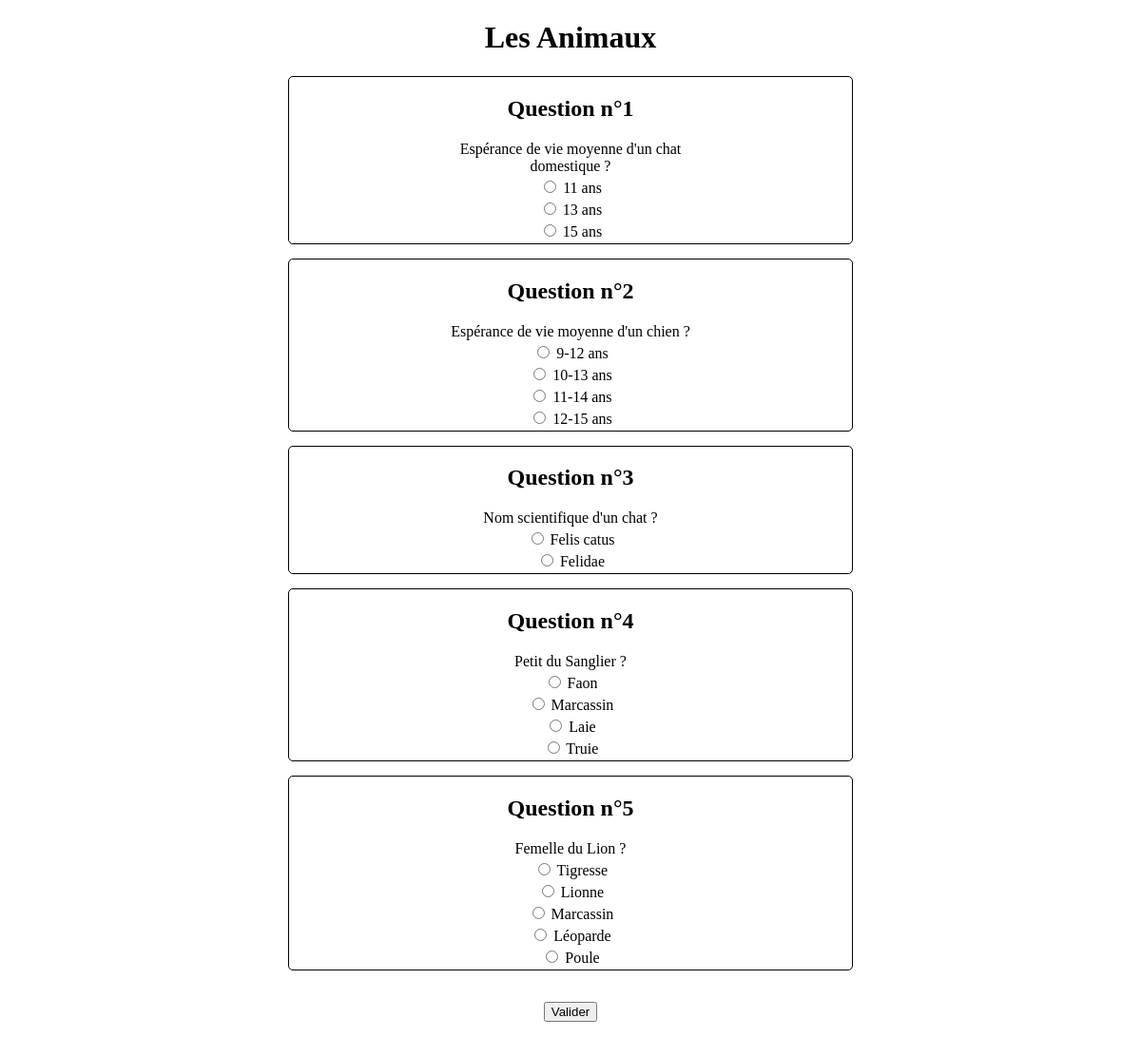
/quiz.php?quiz=2, run on the app's committed database.
### tables this page shows
CREATE TABLE `quiz` (
  `quiz_id` int(11) NOT NULL AUTO_INCREMENT,
  `nom_quiz` varchar(255) NOT NULL,
  `description` varchar(255) NOT NULL,
  `nb_questions` int(11) NOT NULL,
  PRIMARY KEY (`quiz_id`),
  UNIQUE KEY `quiz_id` (`quiz_id`) USING BTREE
);

CREATE TABLE `quiz_questions` (
  `id` int(11) NOT NULL AUTO_INCREMENT,
  `quiz_id` int(11) NOT NULL,
  `id_question` int(11) NOT NULL,
  `question` varchar(255) NOT NULL,
  PRIMARY KEY (`id`),
  KEY `quiz_id` (`quiz_id`),
  KEY `id_question` (`id_question`),
  CONSTRAINT `quiz_id` FOREIGN KEY (`quiz_id`) REFERENCES `quiz` (`quiz_id`) ON DELETE CASCADE ON UPDATE CASCADE
);

CREATE TABLE `quiz_reponses` (
  `id` int(11) NOT NULL AUTO_INCREMENT,
  `quiz_id` int(11) NOT NULL,
  `id_question` int(11) NOT NULL,
  `id_reponse` int(11) NOT NULL,
  `reponse` varchar(255) NOT NULL,
  `resultat` tinyint(4) NOT NULL,
  PRIMARY KEY (`id`),
  KEY `quiz_id` (`quiz_id`),
  KEY `quiz_id_quiz` (`id_question`),
  CONSTRAINT `quiz_id_quiz` FOREIGN KEY (`id_question`) REFERENCES `quiz_questions` (`id_question`) ON DELETE CASCADE ON UPDATE CASCADE
);

### quiz.php (the view, shortened to what this page needs)
<?php
include('includes/bdd.php');
if(isset($_GET['quiz']) AND $_GET['quiz'] > 0)
{
    $req_n = $bdd->prepare('SELECT * FROM quiz WHERE quiz_id = :quiz');
    $req_n->bindParam('quiz',$_GET['quiz'], PDO::PARAM_INT);
    $req_n->execute();
    $quiz_n = $req_n->fetch();
    if($quiz_n)
    {
        $id_quiz = htmlspecialchars($_GET['quiz']);
        $nom_quiz = htmlspecialchars($quiz_n['nom_quiz']);
        $req = $bdd->prepare('SELECT id_question, question FROM quiz_questions WHERE quiz_id = :id_quiz');
        $req->bindParam(':id_quiz',$id_quiz,PDO::PARAM_INT);
        $req->execute();
        $req_s = $bdd->prepare('SELECT id_reponse, reponse FROM quiz_reponses WHERE id_question = :question_id AND quiz_id = :id_quiz ORDER BY id_reponse');
        $req_s->bindParam(':id_quiz',$id_quiz,PDO::PARAM_INT);
        ?>
        <!DOCTYPE html>
        <html>
            <head>
                <link rel="stylesheet" type="text/css" href="styles/style.css"/>
            </head>
            <body>
            	<center>
            		<h1><?php echo $nom_quiz;?></h1>
            		<form action="includes/quiz_post.php" method="post">
            			<p>
                    		<?php
                    		while ($quiz_q = $req->fetch())
                    		{
                                ?>
                                <div class="quiz_question">
                                    <?php
                            		$question_id = htmlspecialchars($quiz_q['id_question']);
                            		$question = htmlspecialchars($quiz_q['question']);
                            		?>
                                    <div id="titre_question">
                    	    		    <h2>Question n°<?php echo $question_id;?></h2>
                                    </div>
                                    <div id="question_question">
                    	    		    <?php echo $question;?><br>
                                    </div>
                            		<?php
                                    $req_s->bindParam('question_id',$question_id,PDO::PARAM_INT);
                            		$req_s->execute();
                        			while ($quiz_r = $req_s->fetch())
                        			{
                            			$reponse_id = htmlspecialchars($quiz_r['id_reponse']);
                            			$reponse = htmlspecialchars($quiz_r['reponse']);
                            			?>
                                        <div id="reponse_question">
                            		        <input type="radio" name="input[<?php echo $question_id;?>]" value="<?php echo $reponse_id;?>" id="<?php echo $reponse_id;?>" /> <label for="<?php echo $reponse_id;?>"><?php echo $reponse;?></label><br>
                                        </div>
                            			<?php
                        			}
                                    ?>
                                </div>
                                <?php
                    		}
                    		?>
            	    		<br><input type="submit" value="Valider" />
            			</p>
            		</form>
                </center>
            </body>
        </html>
        <?php
    }
    else
    {
    	header('Location: index.php?erreur=1');
    }
}
else
{
    header('Location: index.php?erreur=1');
}

### styles/style.css (style rules this page uses)
.quiz_question { border-radius: 5px; border: 1px solid black; width: 50%; margin :15px; }
#titre_question { width: 50%; margin:3px; }
#question_question { width: 50%; margin:3px; }
#reponse_question { width: 50%; margin:3px; }

### data on the page
quiz: nom_quiz "Les Animaux"
quiz_questions: id_question "1", question "Espérance de vie moyenne d'un chat domestique ?"
quiz_reponses: reponse "11 ans"
quiz_reponses: reponse "13 ans"
quiz_reponses: reponse "15 ans"
quiz_questions: id_question "2", question "Espérance de vie moyenne d'un chien ?"
quiz_reponses: reponse "9-12 ans"
quiz_reponses: reponse "10-13 ans"
quiz_reponses: reponse "11-14 ans"
quiz_reponses: reponse "12-15 ans"
quiz_questions: id_question "3", question "Nom scientifique d'un chat ?"
quiz_reponses: reponse "Felis catus"
quiz_reponses: reponse "Felidae"
quiz_questions: id_question "4", question "Petit du Sanglier ?"
quiz_reponses: reponse "Faon"
quiz_reponses: reponse "Marcassin"
quiz_reponses: reponse "Laie"
quiz_reponses: reponse "Truie"
quiz_questions: id_question "5", question "Femelle du Lion ?"
quiz_reponses: reponse "Tigresse"
quiz_reponses: reponse "Lionne"
quiz_reponses: reponse "Marcassin"
quiz_reponses: reponse "Léoparde"
quiz_reponses: reponse "Poule"
